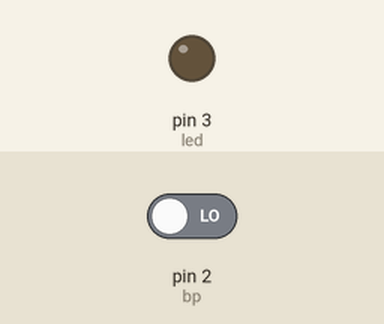
This sketch was run on a simulated Arduino Uno, built with avr-gcc and run on an emulated ATmega328P. Shown: output pins drawn as LEDs (lit = HIGH). Dashed ring = blinking. The test bench sets the inputs (shaded band); at power-on: pin 2 (bp) LOW.

Above: at 1.2 s.
1.3 s: pin 2 (bp) driven HIGH
At 1.6 s:
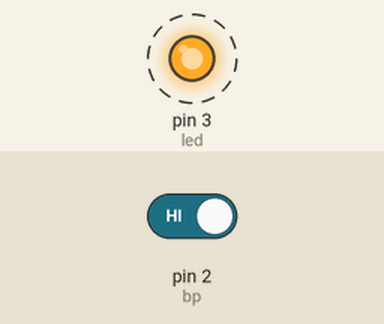
4.3 s: pin 2 (bp) driven LOW
At 4.8 s:
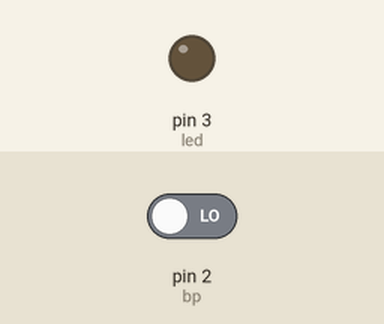
Timing chart, 0 to 7.3 s (numbered marks = the images above; inputs shaded):
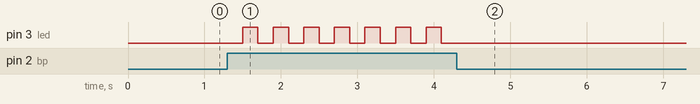

The sketch:

bouton_led_r_solu.ino
```cpp
int led = 3;
int bp = 2;
boolean state = true;

void setup() {

pinMode(led, OUTPUT);
}

void loop() {
if (digitalRead (bp) == HIGH) {

     if (state == false) {
digitalWrite (led, HIGH);
}
else {
digitalWrite (led, LOW);
}
state = !state;
delay (200);
}
}
```

Measured:
- after the input at 1.3 s, pin 3 (led): alternates HIGH for 0.20 s and LOW for 0.20 s, starting after 0.20 s
- after the input at 4.3 s, pin 3 (led): stops changing and stays LOW
